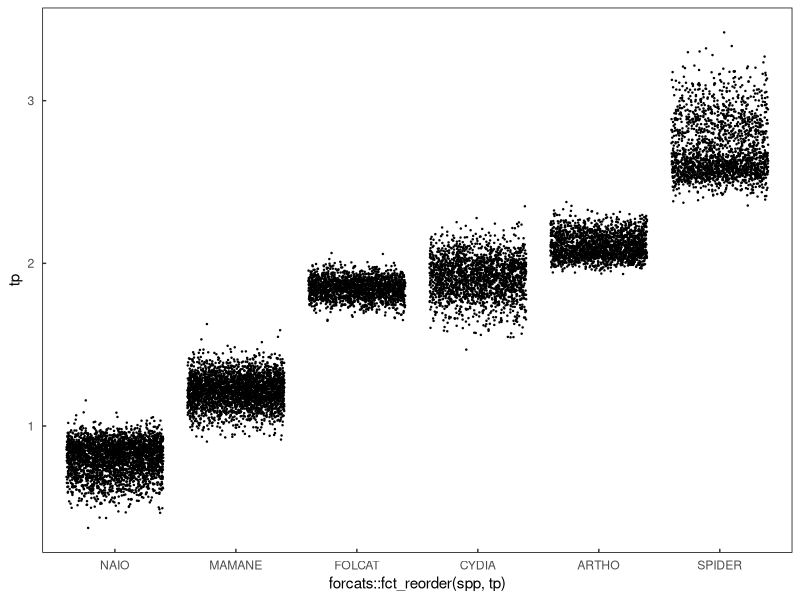
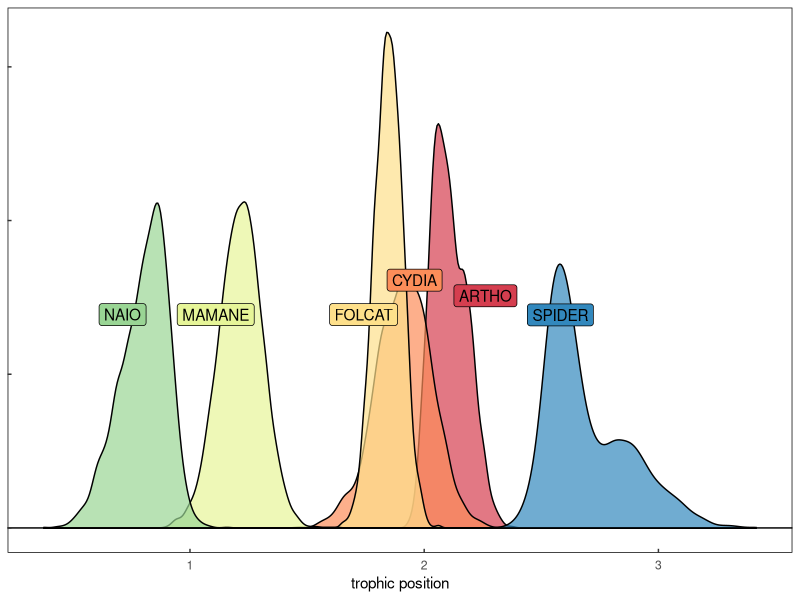

Recreate these plots in R, in order. (Note: this script raises an error after producing the figures.)
library(tidyverse)
library(data.table)
library(ggbeeswarm)
library(ggrepel)

##############################
###  Custom ggPlot theme   ###
##############################
themeo <- ggplot2::theme_classic()+
  ggplot2::theme(strip.background = element_blank(),
                 axis.line = element_blank(),
                 axis.text.x = element_text(margin = margin( 0.2, unit = "cm")),
                 axis.text.y = element_text(margin = margin(c(1, 0.2), unit = "cm")),
                 axis.ticks.length=unit(-0.1, "cm"),
                 panel.border = element_rect(colour = "black", fill=NA, size=.5),
                 legend.title=element_blank(),
                 strip.text=element_text(hjust=0) )


# Read in prey item CSIA
data <- read.csv('data/palila_prey/palila_prey.csv')

# Beta calculation
# beta = difference between trophic acid and source acids in primary producers
# our primary producers are NAIO and MAMANE
data %>% 
  filter(value == "ave") %>% 
  filter(spp %in% c("NAIO","MAMANE")) %>% 
  select(
    # trophic AA
    glu, 
    # source AA
    phe,ser,thr, spp, ucdavis_id) %>% 
  group_by(spp) %>% 
  mutate(beta = glu - (phe+thr+ser) ) %>% 
  mutate(beta_mu = mean(beta) )


# #### # #### # #### # #### # #### 
# #### prey TL Estimation ####
# #### # #### # #### # #### # #### 
dataList = split(data, data$ucdavis_id) #split raw data up based on specimen ID

# Simulating additional observations given the SD defined in the lab results
# build function to generate 1000 TP estimates based on random draws from AA gaussian distributions
GetTP <- function(anID){
  
  num_of_draws = 1000
  
  # Chikaraishi standard is b = 8.4 TEF = 7.6
  # b =   2.1
  # TEF = 5.9
  
  # b below is derived from methods in Chikaraishi et al 2009, using difference between trp and src AAs in primary producers
  # Nielsen et al 2015 described multiple ways to derive TEF based on multiple AA data
  # we followed the guidance of both studies
  b =   1.6   
  TEF = 5.3
    
  # trophic amino acids
  ala.est<- rnorm(num_of_draws, mean = as.numeric(subset(anID, value == "ave", select = "ala")) , sd = as.numeric(subset(anID, value == "sd", select = "ala"))) # alanine
  glu.est<- rnorm(num_of_draws, mean = as.numeric(subset(anID, value == "ave", select = "glu")) , sd = as.numeric(subset(anID, value == "sd", select = "glu"))) # glutamic acid
  leu.est<- rnorm(num_of_draws, mean = as.numeric(subset(anID, value == "ave", select = "leu")) , sd = as.numeric(subset(anID, value == "sd", select = "leu"))) # leucine
  pro.est<- rnorm(num_of_draws, mean = as.numeric(subset(anID, value == "ave", select = "pro")) , sd = as.numeric(subset(anID, value == "sd", select = "pro"))) # pro
  val.est<- rnorm(num_of_draws, mean = as.numeric(subset(anID, value == "ave", select = "val")) , sd = as.numeric(subset(anID, value == "sd", select = "val"))) # v
  
  # source amino acids
  thr.est<- rnorm(num_of_draws, mean = as.numeric(subset(anID, value == "ave", select = "thr")) , sd = as.numeric(subset(anID, value == "sd", select = "thr"))) # ser
  ser.est<- rnorm(num_of_draws, mean = as.numeric(subset(anID, value == "ave", select = "ser")) , sd = as.numeric(subset(anID, value == "sd", select = "ser"))) # ser
  phe.est<- rnorm(num_of_draws, mean = as.numeric(subset(anID, value == "ave", select = "phe")) , sd = as.numeric(subset(anID, value == "sd", select = "phe"))) # ser
  
  TPforID <- (((((glu.est)/1)) - ((thr.est+ser.est+phe.est)/3) - b)/TEF ) + 1  # function to estimate TP via source and trophic AA with constants 
  
  return(TPforID)
}


TPforID_all = lapply(dataList, GetTP )          # apply that function to each specimen
TPforID_all = reshape2::melt(TPforID_all)       # melt that dataframe
TPforID_all$L1 <- as.factor(TPforID_all$L1)                              
setnames(TPforID_all, old=c("L1","value"), new=c("ucdavis_id", "tp"))
data<-subset(data, value == "ave")
total<-merge(data,TPforID_all, by="ucdavis_id")

# jitterplot of TL estimates
ggplot(total, aes(x = forcats::fct_reorder(spp, tp), y = tp))+
  geom_point(size = .2, position = "jitter")+
  themeo 

#####################################
# Plotting amino acid density plots #
#####################################

density<-ggplot(data = total, aes(group = spp, x = tp, fill = spp, color = spp))+
  #geom_rect(xmin = -Inf, xmax = Inf, ymin = 0, ymax = 1, fill = 'dark green', alpha = .5)+
  
  geom_density(show.legend = F, alpha = .7, color = "black")+
  #geom_rug(alpha = .05,show.legend = F)+
  geom_hline(yintercept = 0, color = "black", size = .5)+
  geom_label_repel(data = total %>% dplyr::group_by(spp) %>% dplyr::summarise(median = median(tp)) , aes( x = median,y = 3, label = spp), color = "black",show.legend = F)+
  
  scale_fill_brewer(palette = "Spectral")+
  #scale_fill_manual(values = c("#908837","#8c5b2c","#cdb768","#8aa13e","#ab6129","#8f7752"))+
  #scale_color_manual(values = c("#908837","#8c5b2c","#cdb768","#8aa13e","#ab6129","#8f7752"))+
  themeo+
  theme(axis.title.y = element_blank(),
        axis.text.y = element_blank())+
  xlab("trophic position")

density


# density<-ggplot(data = total, aes(group = spp, x = tp, fill = spp), color = "black")+
#   geom_density(aes(x = tp + .01),show.legend = F, kernel = "gaussian", alpha = .5, fill = "black", color = NA)+
#   geom_density(show.legend = F, kernel = "gaussian", alpha = .7)+
#   #geom_rug(aes(color = spp),alpha = .05,show.legend = F)+
#   geom_hline(yintercept = 0, color = "black", size = .5)+
#   geom_label_repel(data = total %>% dplyr::group_by(spp) %>% dplyr::summarise(median = median(tp)) , aes( x = median,y = 3, label = spp), color = "black",show.legend = F)+
#   #scale_fill_brewer(palette = "Dark2")+
#   scale_fill_manual(values = c("#908837","#8c5b2c","#cdb768","#8aa13e","#ab6129","#8f7752"))+
#   scale_color_manual(values = c("#908837","#8c5b2c","#cdb768","#8aa13e","#ab6129","#8f7752"))+
#   themeo
# density


source_csv <- total %>% dplyr::group_by(spp) %>% dplyr::summarise(MeanTL = mean(tp), SDTL = sd(tp), n = 1000)
# write.csv(source_csv, "./data/mixing model/source_data.csv", row.names = F)

# discr data
disc_data <- data.frame( Sources = unique(source_csv$spp), MeanTL = 1, SDTL = 0)
# write.csv(disc_data, "./data/mixing model/discrimination_data.csv", row.names = F)

# # merge NAIO/MAMANE, CYDIA/FOLCAT, ARTHO/SPIDER
CYDIA_ARTHO_FOLCAT <- source_csv %>% filter(spp %in% c('CYDIA', 'ARTHO', "FOLCAT")) %>% summarise(spp = 'CYDIA_ARTHO_FOLCAT', MeanTL = mean(MeanTL), SDTL = mean(SDTL), n = 1000)
MAMANE_NAIO <- source_csv %>% filter(spp %in% c('MAMANE', 'NAIO')) %>% summarise(spp = 'MAMANE_NAIO', MeanTL = mean(MeanTL), SDTL = mean(SDTL), n = 1000)
SPIDER <- source_csv %>% filter(spp %in% c('SPIDER')) %>% summarise(spp = 'SPIDER', MeanTL = mean(MeanTL), SDTL = mean(SDTL), n = 1000)

group_source <- rbind(CYDIA_ARTHO_FOLCAT,MAMANE_NAIO,SPIDER)
write.csv(group_source, "./data/mixing model/source_data.csv", row.names = F)


# # discr data
# disc_data <- data.frame( Sources = unique(group_source$spp), MeanTL = 1, SDTL = 0)
# # write.csv(disc_data, "./data/mixing model/discrimination_data.csv", row.names = F)
#


########  ########  ########  ########  ########  ########  ########  ########  ########  ########  ########  ########  ########  
# Script utilized to develop Figure 2, fully run Fig2_part1.R prior to running this script. Do not clear the environment.
########  ########  ########  ########  ########  ########  ########  ########  ########  ########  ########  ########  ########  

library(gridExtra)

data <- read.csv('data/palila_prey/palila_prey.csv')
# Simulating additional observations given the SD defined in the lab results
dataList = split(data, data$ucdavis_id) #split raw data up based on specimen ID
  
  #build function to generate 1000 TP estimates based on random draws from AA gaussian distributions
  GetTP <- function(anID){
    
    num_of_draws = 1000

    # trophic amino acids
    ala.est<- rnorm(num_of_draws, mean = as.numeric(subset(anID, value == "ave", select = "ala")) , sd = as.numeric(subset(anID, value == "sd", select = "ala"))) # alanine
    glu.est<- rnorm(num_of_draws, mean = as.numeric(subset(anID, value == "ave", select = "glu")) , sd = as.numeric(subset(anID, value == "sd", select = "glu"))) # glutamic acid
    leu.est<- rnorm(num_of_draws, mean = as.numeric(subset(anID, value == "ave", select = "leu")) , sd = as.numeric(subset(anID, value == "sd", select = "leu"))) # leucine
    pro.est<- rnorm(num_of_draws, mean = as.numeric(subset(anID, value == "ave", select = "pro")) , sd = as.numeric(subset(anID, value == "sd", select = "pro"))) # pro
    val.est<- rnorm(num_of_draws, mean = as.numeric(subset(anID, value == "ave", select = "val")) , sd = as.numeric(subset(anID, value == "sd", select = "val"))) # v
    
    # source amino acids
    thr.est<- rnorm(num_of_draws, mean = as.numeric(subset(anID, value == "ave", select = "thr")) , sd = as.numeric(subset(anID, value == "sd", select = "thr"))) # ser
    ser.est<- rnorm(num_of_draws, mean = as.numeric(subset(anID, value == "ave", select = "ser")) , sd = as.numeric(subset(anID, value == "sd", select = "ser"))) # ser
    phe.est<- rnorm(num_of_draws, mean = as.numeric(subset(anID, value == "ave", select = "phe")) , sd = as.numeric(subset(anID, value == "sd", select = "phe"))) # ser
    
    TPforID <- cbind(ala.est,glu.est,leu.est,pro.est,val.est,thr.est,ser.est,phe.est)

    return(TPforID)
  }


TPforID_all = lapply(dataList, GetTP )          # apply that function to each specimen
TPforID_all = reshape2::melt(TPforID_all)       # melt that dataframe
TPforID_all$L1 <- as.factor(TPforID_all$L1)                              
setnames(TPforID_all, old=c("L1","value","Var2","Var1"), new=c("ucdavis_id", "aa_val","aa_name","draw_num"))
data <- data %>% filter(value == "ave") %>% select(ucdavis_id,spp)
total<-merge(data,TPforID_all, by="ucdavis_id")


# source acids
source_AAs <- total %>% 
  filter(aa_name %in% c("phe.est","thr.est","ser.est")) %>% 
  spread(aa_name,aa_val) %>% 
  mutate(source_mean = (thr.est + ser.est + phe.est) /3 ) %>% 
  ggplot() +
  geom_density(aes(x = source_mean, fill = spp), alpha = .7, show.legend = F)+
  geom_hline(yintercept = 0, color = "black", size = .5)+
  scale_fill_brewer(palette = "Spectral")+
  themeo+
  theme(axis.title.y = element_blank(),
        axis.text.y = element_blank())+
  xlab(expression(paste(delta^15,"N"["Source"]) ) )


# trophic acids
trophic_AAs <- total %>% 
  filter(aa_name %in% c( "glu.est")) %>% 
  spread(aa_name,aa_val) %>% 
  mutate(trophicAA_mean = (glu.est)) %>% 
  ggplot() +
  geom_density(aes(x = trophicAA_mean, fill = spp), alpha = .7, show.legend = F)+
  geom_hline(yintercept = 0, color = "black", size = .5)+
  scale_fill_brewer(palette = "Spectral")+
  scale_color_brewer(palette = "Spectral")+
  themeo+
  theme(axis.title.y = element_blank(),
        axis.text.y = element_blank())+
  xlab(expression(paste(delta^15,"N"["Trophic"]) ) )

grid.arrange(source_AAs, trophic_AAs)

# formula build
formula_t<-ggplot()+
  geom_blank()+
  annotate('text', x = 0, y = 0, 
           label =  expression(italic(paste("trophic position = ", frac(paste( delta^15,"N"["Trophic"], " - " ,delta^15,"N"["Source"], " - ", beta), "TEF"  ), " + 1"  ) )  ),
           parse = TRUE,size=7)+
  coord_cartesian(xlim = c(-5,5), ylim = c(-5,5))+
  theme_void()
formula_t

## OSM plot for individual AA SIA values for each prey item
# density is pulled from the prey_TL.R script
grid.arrange(source_AAs, trophic_AAs, density)
grid.arrange(source_AAs, trophic_AAs, formula_t, density, ncol = 1)

total %>% 
  ggplot(aes(x = aa_val, fill = aa_name))+
    geom_histogram(color = "black", size = .25) +
    scale_fill_brewer(palette = "Spectral")+
    facet_grid(aa_name ~ spp)



          # "ARTHO"  "CYDIA"  "FOLCAT" "MAMANE" "NAIO"   "SPIDER"
TP_prior <- c(1,      10,        8,         74,      5,      2)

## plot of dietary proportion prior bar stack plot, Figure 2j
prop_plot <- data.frame(prop = c(1,10,8,74,5,2), spp = c("ARTHO","CYDIA", "FOLCAT", "MAMANE", "NAIO" , "SPIDER")) %>% 
  ggplot()+
  geom_bar(aes(x = 1, fill = fct_reorder(spp, prop, .desc = T), y = prop), stat = "identity",show.legend = F)+
  #geom_bar(aes(x = 1, fill = spp, y = prop), stat = "identity")+
  
  scale_fill_manual(values = c("#E6F598", "#FC8D59", "#FEE08B", "#99D594","#3288BD", "#D53E4F"))+
  xlab("prey item")+
  themeo+
  scale_y_continuous(expand = c(0,0), breaks = c(0,100))+
  scale_x_continuous(expand = c(0,0))+
  theme(legend.title = element_blank(),
        panel.border = element_rect(colour = "black", fill=NA, size=.5),
        plot.margin = unit(c(.75,.75,.75,.75), "cm"),
        axis.title.x = element_blank(),
        axis.text.x = element_blank(),
        axis.ticks.x = element_blank())+
  ylab("proportional prior")
prop_plot 

grid.arrange(source_AAs, trophic_AAs, formula_t, density, prop_plot,
             
             
             layout_matrix = as.matrix( rbind(
               c(1,1,1,1,1,5),
               c(2,2,2,2,2,5),
               c(3,3,3,3,3,5),
               c(4,4,4,4,4,5)
                  )
             )
)





